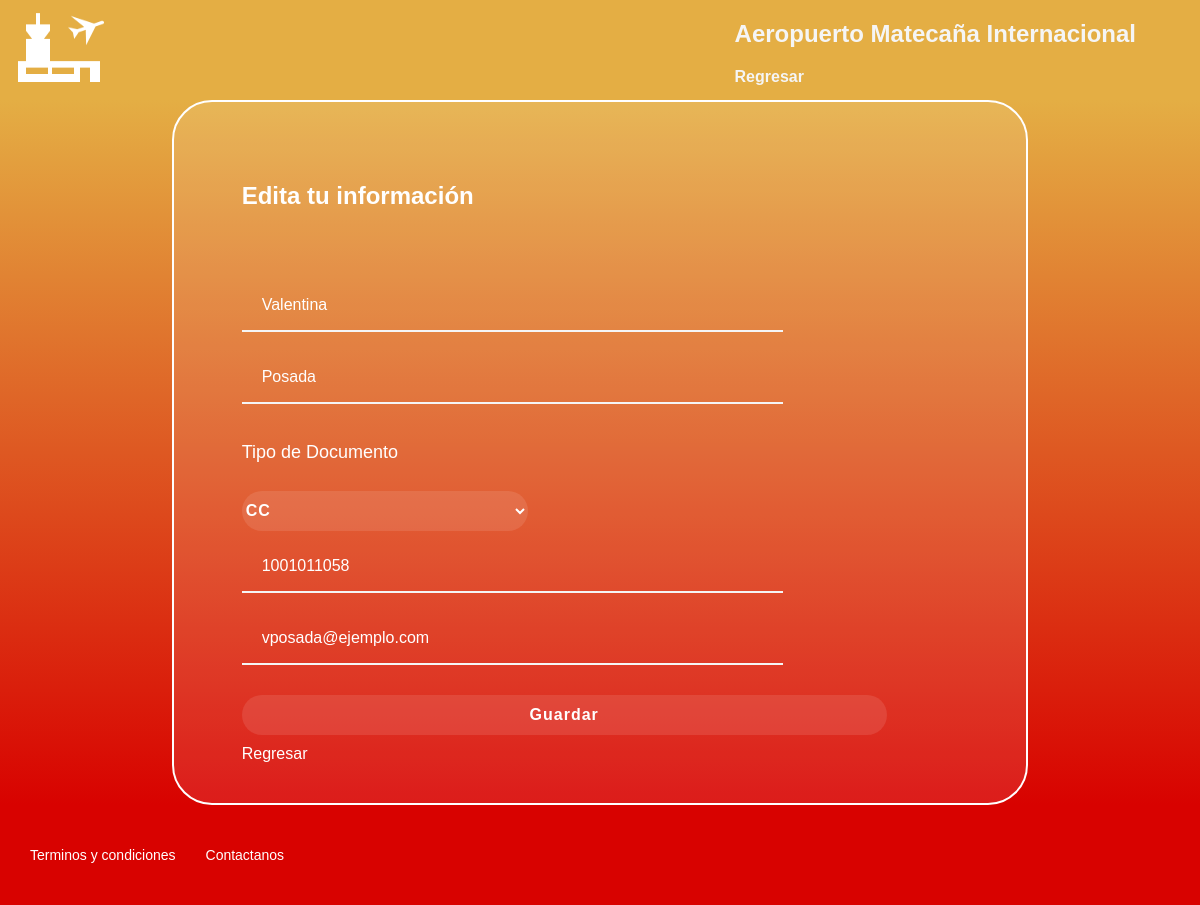
Page /editarusuario/ (signed in) on the committed database.
### tables this page shows
CREATE TABLE usuarios (codigo INTEGER NOT NULL PRIMARY KEY AUTOINCREMENT, nombre VARCHAR (100) NOT NULL, apellidos VARCHAR (100) NOT NULL, tipodocumento VARCHAR (10) NOT NULL, documento VARCHAR (100) NOT NULL, email VARCHAR (50) NOT NULL, contraseña VARCHAR (100) NOT NULL, perfil VARCHAR (1) NOT NULL DEFAULT U);

### app.py (the view, shortened to what this page needs)
@app.route('/editarusuario/')
@app.route('/editarusuario/',methods=['GET', 'POST'])
@app.route('/editarusuario/<string:met>/',methods=['GET', 'POST'])
def editUser(met=None):
    if session['perfil']=='U' or session['perfil']=='P':
        if request.method == 'GET':
            cod=session['codigo'] #capturo el codigo del usuario logeado
            try:
                if cod==None:
                    msg = 'ERROR: Se Debe suministrar un usuario'
                else:
                    sql = f"SELECT nombre, apellidos, documento, email FROM usuarios WHERE codigo='{cod}'"
                    dat = cargardatos(sql)
                    if len(dat)==0:
                        msg ='ERROR:: Usuario no valido'
                    else:
                        msg = 'Ok'
            except Exception:
                msg = 'ERROR: Por favor intente luego'
                print(Exception)
            if msg == 'Ok':
                return render_template('editarEliminarUsuario.html',nombre = dat[0][0], apellido = dat[0][1], cedula = dat[0][2], correo = dat[0][3])
            else:
                return render_template('editarEliminarUsuario.html',error = msg)
    else:
        return render_template('error.html',mensaje='Acceso no permitido')

### bd.py (called while the page is built)
def cargardatos(sql) ->list:
    try:
        with sqlite3.connect(URL_DB) as conec:
            cur = conec.cursor()
            res = cur.execute(sql).fetchall()
    except Exception:
        res = None
    return res

### templates/editarEliminarUsuario.html (shortened to what this page needs)
<!DOCTYPE html>
<html lang="en">
<head>
    <link rel="stylesheet" href='{{ url_for("static", filename="css/style.css") }}'>
</head>
<body>
    <header class="header">
        <img class="header__img" src='{{ url_for("static", filename="media/icons8-aeropuerto-100.png") }}' alt="Logo" />
        <div>
            <h2 class="header__title"><a href="/home/">Aeropuerto Matecaña Internacional</a> </h2>
            {% if session['perfil'] == 'U' %}
                <a href="/menu/">Regresar</a>
            {% endif %}
        </div>
    </header>
    <section class="login">
        <section class="login__container">
                <h2>Edita tu información</h2>
                <h2 class="errmsg">{{error}}</h2>
                <form action="/editarusuario/" method="post">
                    <input class="input" type="text" name="nombre" value="{{nombre}}" required/>
                    <input class="input" type="text" name="apellido" value="{{apellido}}" required/>
                    <p>Tipo de Documento</p>
                    <select class="select" name="tipo">
                        <option>CC</option>
                        </select>
                    <input class="input" type="text" name='documento' value="{{cedula}}" required/>
                    <input class="input" type="email" name='email' value="{{correo}}" required/>
                    <input class="button" type="submit" value="Guardar">
                </form>
                {% if session['perfil'] == 'U' %}
                <a href="/menu/">Regresar</a>
                {% endif %}
            </section>
    </section>
    <footer class="footer">
    <a href="/terminos">Terminos y condiciones </a>
    <a href="/contactanos">Contactanos</a>
    </footer>
</body>
</html>

### static/css/style.css (style rules this page uses)
body { margin: 0; padding: 0; font-family: 'Mulish', sans-serif; }
.header { width: 100%; height: 90px; background-color:#e4ae44; display: flex; justify-content: space-between; padding-bottom: 10px; }
.header__img { width: 100px; margin-top: 10px; margin-left: 10px; }
.header__title { color: whitesmoke; padding-right: 2rem; font-family: 'Mulish', sans-serif; font-weight: bold; }
.header a { color: whitesmoke; padding-right: 2rem; font-family: 'Mulish', sans-serif; font-weight: bold; text-decoration: none; }
.header__title a { color: whitesmoke; padding-right: 2rem; font-family: 'Mulish', sans-serif; font-weight: bold; text-decoration: none; }
.input { background-color: transparent; border-top: 0px; border-right: 0px; border-left: 0px; border-bottom: 2px solid whitesmoke; font-family: 'Mulish', sans-serif; font-size: 16px; margin-bottom: 20px; padding: 0px 20px; color: white; outline: none; height: 50px; width: 70%; }
::placeholder { color:white }
.select { background-color: rgba(255, 255, 255, 0.1); border: none; border-radius: 25px; color: white; cursor: pointer; font-size: 16px; font-weight: bold; font-family: 'Mulish', sans-serif; letter-spacing: 1px; width: 40%; height: 40px; margin: 10px 0px; }
.select option { background-color:rgba(255, 255, 255, 0.1); color:black; cursor: pointer; font-size: 16px; font-weight: bold; font-family: 'Mulish', sans-serif; letter-spacing: 1px; }
.login { background: linear-gradient(#e4ae44,#d80200); display: flex; align-items: center; justify-content: center; flex-direction: column; padding: 0px 30px; min-height: calc(100vh - 200px); }
.login p { color: white; font-size: 18PX; }
.login__container { background-color:rgba(255, 255, 255, 0.1); border: 2Px solid white; border-radius: 40px; color: white; padding: 60px 68px 40px; min-height: 500px; min-width: fit-content; width: 350px; display: flex; justify-content: space-around; flex-direction: column; }
.login__container a { color: white; text-decoration: none; }
.button { background-color: rgba(255, 255, 255, 0.1); border: none; border-radius: 25px; color: white; cursor: pointer; font-size: 16px; font-weight: bold; font-family: 'Mulish', sans-serif; letter-spacing: 1px; width: 90%; height: 40px; margin: 10px 0px; }
.errmsg { color: black; padding: 5px; transition: 0.5s ease; }
.footer { display: flex; align-items: center; height: 100px; width: 100%; background-color: #d80200; }
.footer a { color: white; font-size: 14px; cursor: pointer; padding-left: 30px; text-decoration: none; }

### rows in the picture
usuarios: nombre "Valentina", apellido "Posada", documento "1001011058", email "vposada@ejemplo.com"
